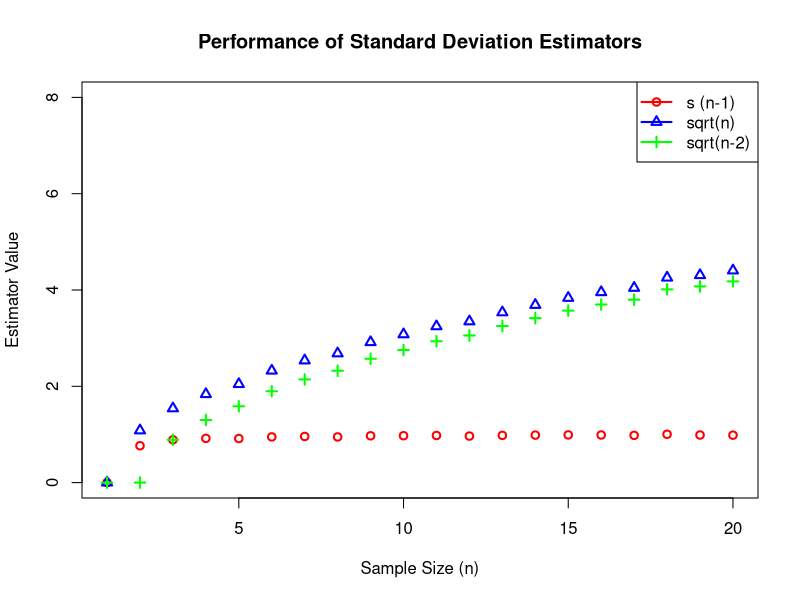
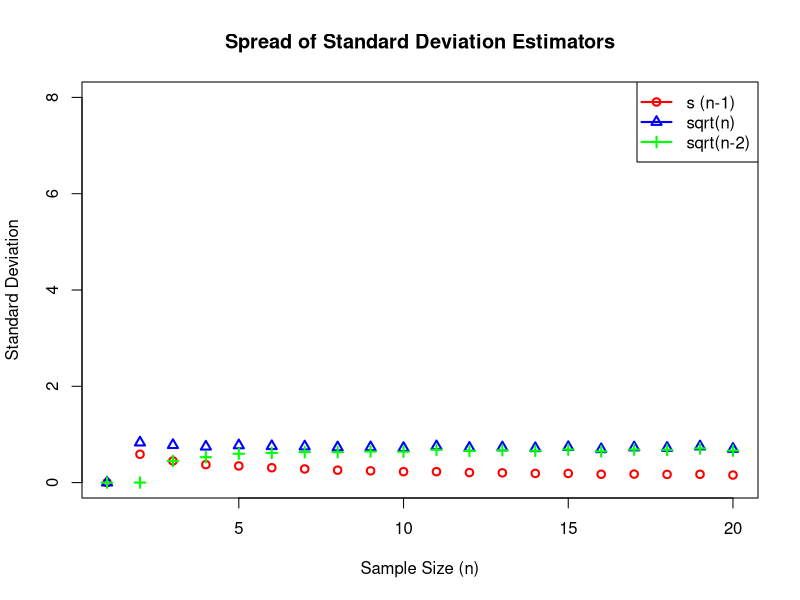
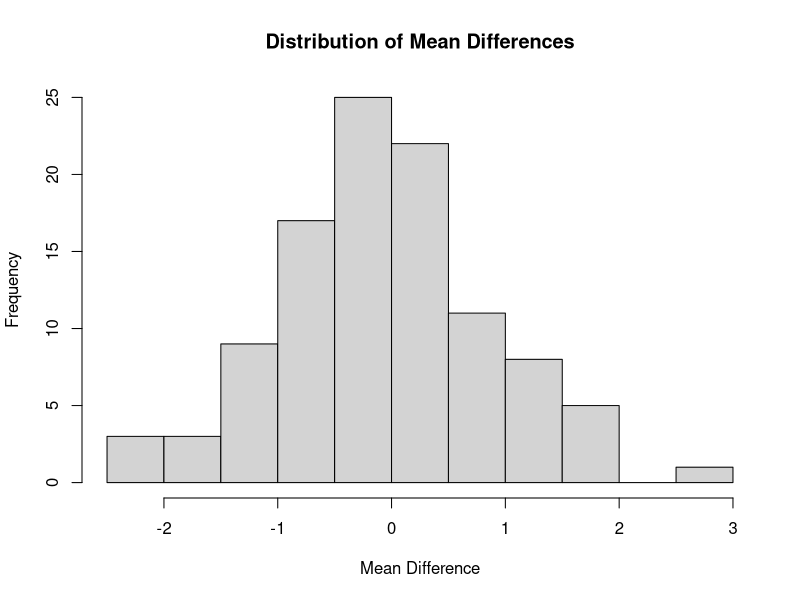
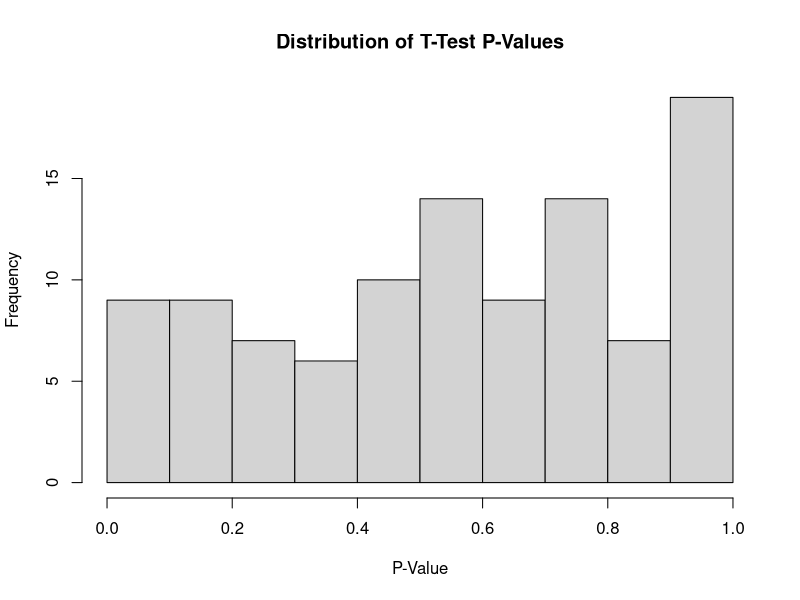
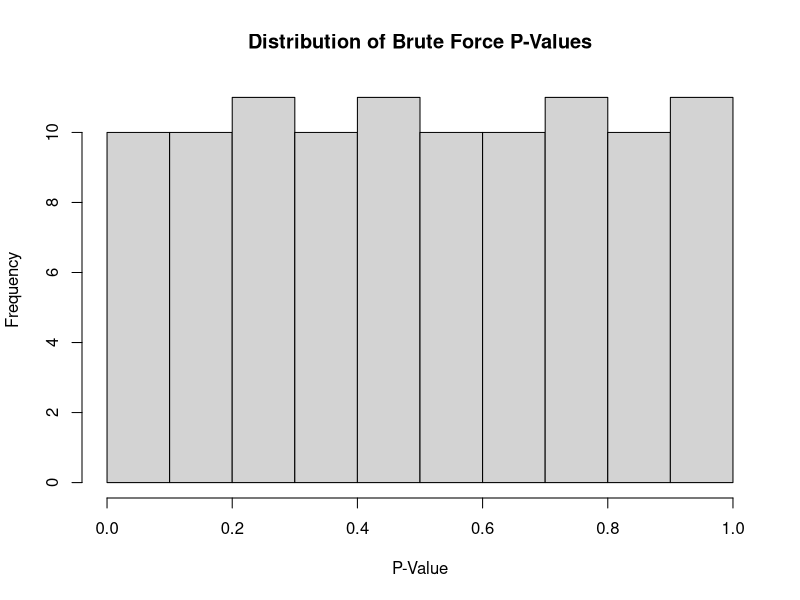
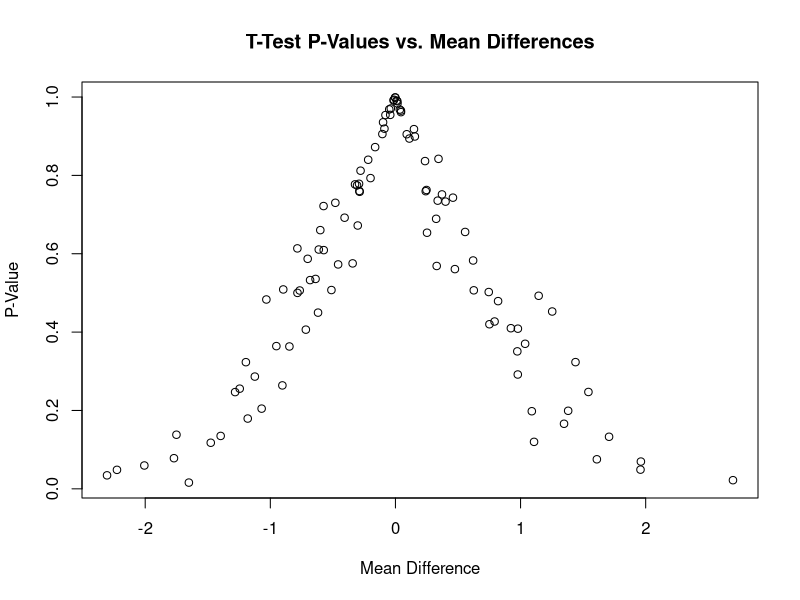
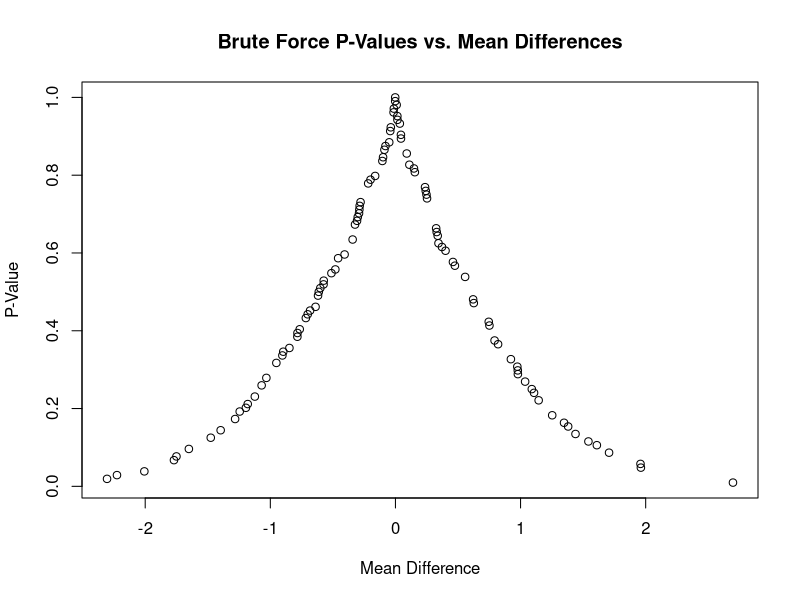
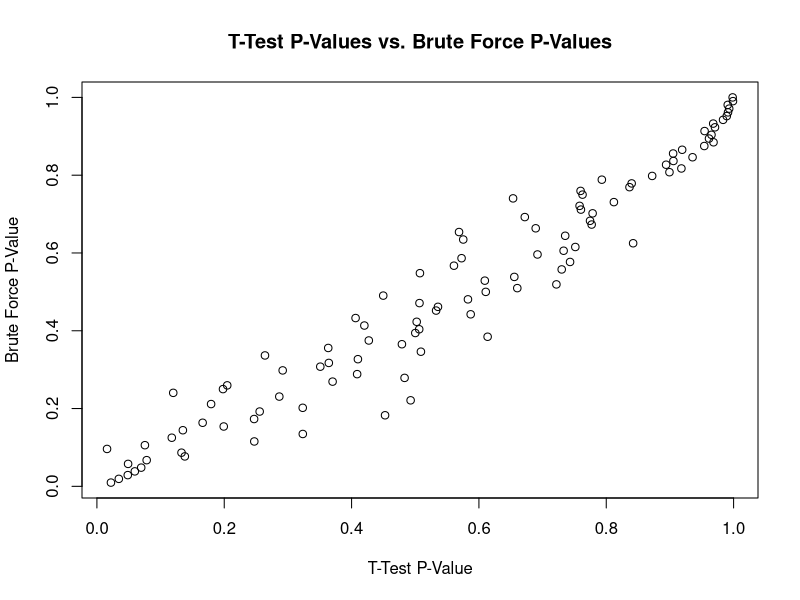

The R script that drew these images, in order:
# Set up looping numbers
max.sample.size <- 20 
n.sim <- 1000  # number of re-samplings we are going to run for each sample size

# Set up matrices to save data
sd.ori <- matrix(0, nrow = n.sim, ncol = max.sample.size)
sd.n <- matrix(0, nrow = n.sim, ncol = max.sample.size)
sd.n.2 <- matrix(0, nrow = n.sim, ncol = max.sample.size)

# Perform computations in a loop
for (sample.size in 2:max.sample.size) { 
  for (i.sim in 1:n.sim) { 
    # Draw a new random sample of size sample.size from a standard normal distribution
    sample.data <- rnorm(sample.size, mean = 0, sd = 1)
    
    # Calculate "classical" standard deviation (s) for the sample
    sd.ori[i.sim, sample.size] <- sd(sample.data)
    
    # Calculate the first modified estimator (sqrt(n)) for the same sample
    sd.n[i.sim, sample.size] <- sqrt(sample.size) * sd(sample.data)
    
    # Calculate the second modified estimator (sqrt(n-2)) for the same sample
    sd.n.2[i.sim, sample.size] <- sqrt(sample.size - 2) * sd(sample.data)
  }
}

# Calculate the mean and standard deviation of each estimator for each sample size
mean.sd.ori <- colMeans(sd.ori)
sd.sd.ori <- apply(sd.ori, 2, sd)

mean.sd.n <- colMeans(sd.n)
sd.sd.n <- apply(sd.n, 2, sd)

mean.sd.n.2 <- colMeans(sd.n.2)
sd.sd.n.2 <- apply(sd.n.2, 2, sd)

# Plot the results
plot(1:max.sample.size, type = "n", xlab = "Sample Size (n)", ylab = "Estimator Value",
     main = "Performance of Standard Deviation Estimators", ylim = c(0, 8))
points(1:max.sample.size, mean.sd.ori, col = "red", pch = 1, lwd = 2, ylim = c(0, 1.5))
points(1:max.sample.size, mean.sd.n, col = "blue", pch = 2, lwd = 2)
points(1:max.sample.size, mean.sd.n.2, col = "green", pch = 3, lwd = 2)

legend("topright", legend = c("s (n-1)", "sqrt(n)", "sqrt(n-2)"),
       col = c("red", "blue", "green"), pch = 1:3, lwd = 2)

# Plot the standard deviations of the estimators
plot(1:max.sample.size, type = "n", xlab = "Sample Size (n)", ylab = "Standard Deviation",
     main = "Spread of Standard Deviation Estimators", ylim = c(0, 8))
points(1:max.sample.size, sd.sd.ori, col = "red", pch = 1, lwd = 2, ylim = c(0, 0.5))
points(1:max.sample.size, sd.sd.n, col = "blue", pch = 2, lwd = 2)
points(1:max.sample.size, sd.sd.n.2, col = "green", pch = 3, lwd = 2)

legend("topright", legend = c("s (n-1)", "sqrt(n)", "sqrt(n-2)"),
       col = c("red", "blue", "green"), pch = 1:3, lwd = 2)

########################################################################

# Set the random seed for reproducibility
set.seed(123)

# Define parameters for the normal distribution
mean1 <- 2
mean2 <- 2
variance1 <- 3
variance2 <- 3
n1 <- 5
n2 <- 7
N <- 104

# Create a matrix to store resampled data
resampling.matrix <- matrix(0, nrow = N, ncol = n1 + n2)

# Step 2: Define a function to calculate the mean difference
mean.diff <- function(x) mean(x[1:n1]) - mean(x[(n1 + 1):(n1 + n2)])

# Step 3: Simulate and calculate mean differences
for (i in 1:N) {
  sample1 <- rnorm(n1, mean = mean1, sd = sqrt(variance1))
  sample2 <- rnorm(n2, mean = mean2, sd = sqrt(variance2))
  resampling.matrix[i, ] <- c(sample1, sample2)
}

# Calculate the mean differences for all resamplings
sim.diff <- apply(resampling.matrix, 1, mean.diff)

# Calculate the brute force p-values using ranks
sim.p.rk <- rank(-abs(sim.diff)) / length(sim.diff)

# Step 4: Calculate the t-test p-values for the samples
t.test.p.values <- numeric(N)
for (i in 1:N) {
  t.test.p.values[i] <- t.test(resampling.matrix[i, 1:n1], resampling.matrix[i, (n1 + 1):(n1 + n2)])$p.value
}

# Plot the distributions and scatter plots
# Distribution of mean differences
hist(sim.diff, main = "Distribution of Mean Differences", xlab = "Mean Difference")

# Distribution of t-test p-values
hist(t.test.p.values, main = "Distribution of T-Test P-Values", xlab = "P-Value")

# Distribution of brute force p-values
hist(sim.p.rk, main = "Distribution of Brute Force P-Values", xlab = "P-Value")

# Scatter plot of t-test p-values vs. mean differences
plot(sim.diff, t.test.p.values, main = "T-Test P-Values vs. Mean Differences",
     xlab = "Mean Difference", ylab = "P-Value")

# Scatter plot of brute force p-values vs. mean differences
plot(sim.diff, sim.p.rk, main = "Brute Force P-Values vs. Mean Differences",
     xlab = "Mean Difference", ylab = "P-Value")

# Scatter plot of t-test p-values vs. brute force p-values
plot(t.test.p.values, sim.p.rk, main = "T-Test P-Values vs. Brute Force P-Values",
     xlab = "T-Test P-Value", ylab = "Brute Force P-Value")
